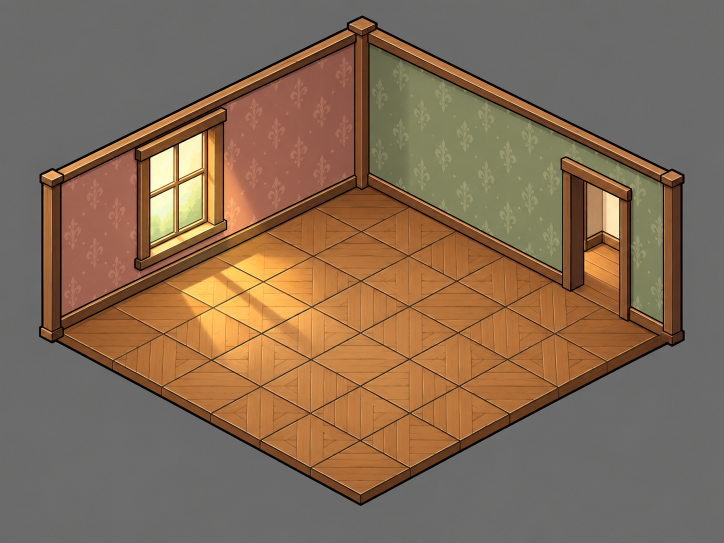
#> input picture assets/room/halo.png, 1448 x 1086 px, found by its file name (shown at 1/2 size)
$ python composite_test.py
#> lines starting #> are read from the running program, lines starting #| are printed output that depends on the picture; long printed decimals are rounded
import sys
from PIL import Image

PLATE = "assets/room/halo.png"
CRIB = "assets/sprites/bolcso.png"
OUT = sys.argv[1] if len(sys.argv) > 1 else "composite_test.png"

# measured by hand from the labeled corner crops (see conversation)
ORIGIN = (720, 395)   # back apex, grid (0,0)
N = 7
DIAMOND_W = 1205      # left(95,650) -> right(1300,655)
DIAMOND_H = 605       # top(720,395) -> bottom(724,1000)
TW = DIAMOND_W / N
TH = DIAMOND_H / N

def grid_to_px(gx, gy):
    sx = ORIGIN[0] + (gx - gy) * TW / 2
    sy = ORIGIN[1] + (gx + gy) * TH / 2
    return sx, sy

def chroma_key(img, tol=18):
    img = img.convert("RGBA")
    px = img.load()
    W, H = img.size
    bg = px[2, 2][:3]
    for y in range(H):
        for x in range(W):
            r, g, b, a = px[x, y]
            if abs(r - bg[0]) <= tol and abs(g - bg[1]) <= tol and abs(b - bg[2]) <= tol:
                px[x, y] = (r, g, b, 0)
    return img

def autocrop(img):
    bbox = img.getbbox()
    return img.crop(bbox) if bbox else img

plate = Image.open(PLATE).convert("RGBA")
crib = Image.open(CRIB)
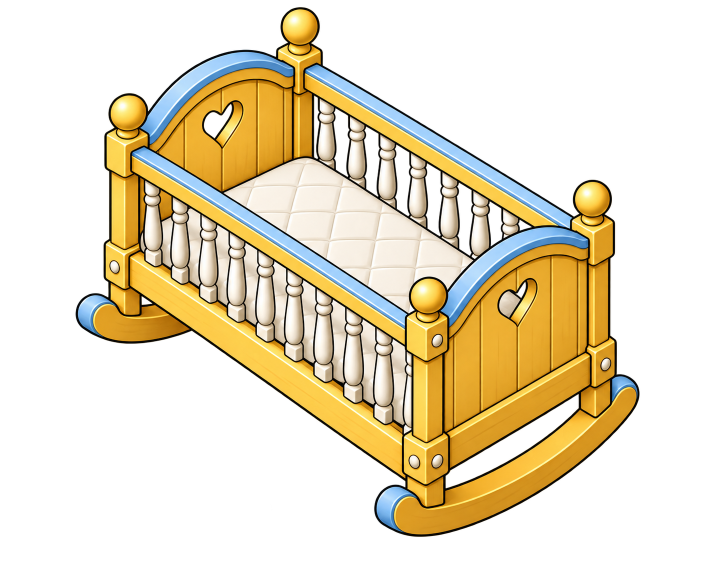
#> input picture assets/art/generated/bolcso.png, 1402 x 1122 px, found by its file name (shown at 1/2 size)
#> crib is the input picture: PIL image 1402x1122 RGBA; mean R, G, B, A 82.3, 70.9, 44.1, 102.6
crib = chroma_key(crib)
#> in chroma_key, `bg = px[2, 2][:3]`: bg = (0, 0, 0)
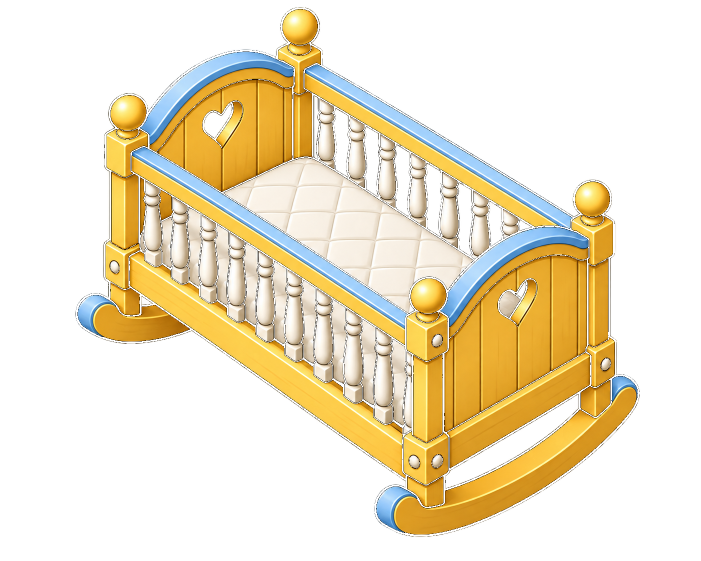
#> crib: PIL image 1402x1122 RGBA (shown at 1/2 size); mean R, G, B, A 82.3, 70.9, 44.1, 95.8; transparent parts drawn white
crib = autocrop(crib)
#> in autocrop, `bbox = img.getbbox()`: bbox = (148, 12, 1281, 1077)
#> in autocrop, `return img.crop(bbox) if bbox else img`:
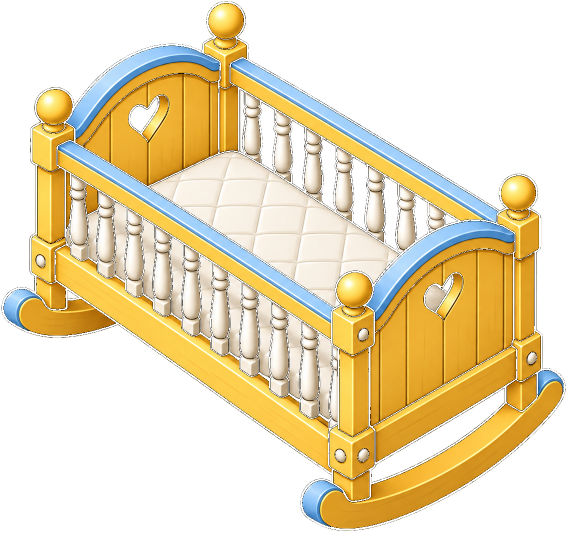
#> returned value: PIL image 1133x1065 RGBA (shown at 1/2 size); mean R, G, B, A 107.3, 92.4, 57.5, 124.8; transparent parts drawn white

# place crib footprint at grid cell (3,3), long axis roughly along +x,
# scale so its on-screen width ~= 2.2 tiles (crib is a bit longer than 1 tile)
target_w = TW * 2.2
scale = target_w / crib.width
#> scale = 0.334
crib_scaled = crib.resize((int(crib.width * scale), int(crib.height * scale)), Image.LANCZOS)
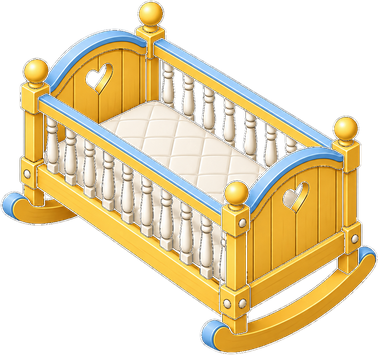
#> crib_scaled: PIL image 378x355 RGBA; mean R, G, B, A 109.5, 94.4, 58.8, 124.3; transparent parts drawn white

anchor_x, anchor_y = grid_to_px(3, 3)
paste_x = int(anchor_x - crib_scaled.width / 2)
#> paste_x = 531
paste_y = int(anchor_y - crib_scaled.height * 0.92)  # base of crib near its bottom
#> paste_y = 327

composite = plate.copy()
composite.alpha_composite(crib_scaled, (paste_x, paste_y))
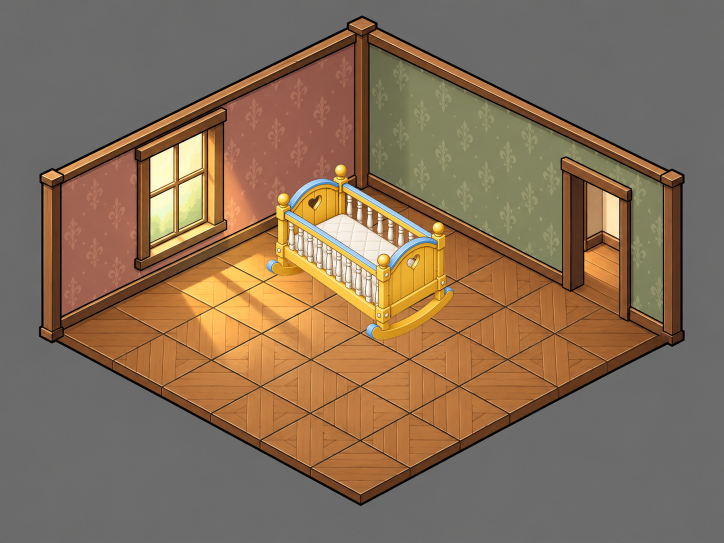
#> composite: PIL image 1448x1086 RGBA (shown at 1/2 size); mean R, G, B, A 133.7, 110.8, 87.7, 255

# draw the grid used for placement, for reference
from PIL import ImageDraw
d = ImageDraw.Draw(composite)
for gx in range(N + 1):
    a = grid_to_px(gx, 0)
    b = grid_to_px(gx, N)
    d.line([a, b], fill=(0, 255, 255, 120), width=1)
for gy in range(N + 1):
    a = grid_to_px(0, gy)
    b = grid_to_px(N, gy)
    d.line([a, b], fill=(0, 255, 255, 120), width=1)

composite.save(OUT)
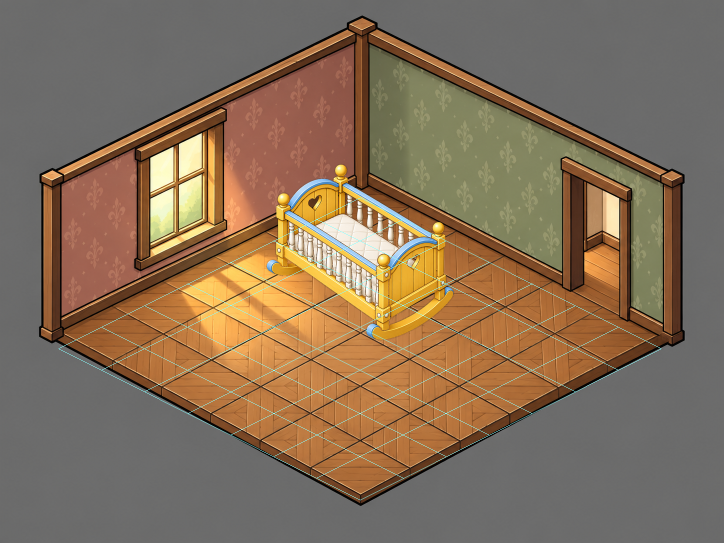
#> saved as composite_test.png: PIL image 1448x1086 RGBA (shown at 1/2 size); mean R, G, B, A 132.7, 111.7, 88.9, 254.2; transparent parts drawn white
print("saved", OUT, composite.size, "crib scaled to", crib_scaled.size, "anchor", (anchor_x, anchor_y))
#| saved composite_test.png (1448, 1086) crib scaled to (378, 355) anchor (720.0, 654.286)
